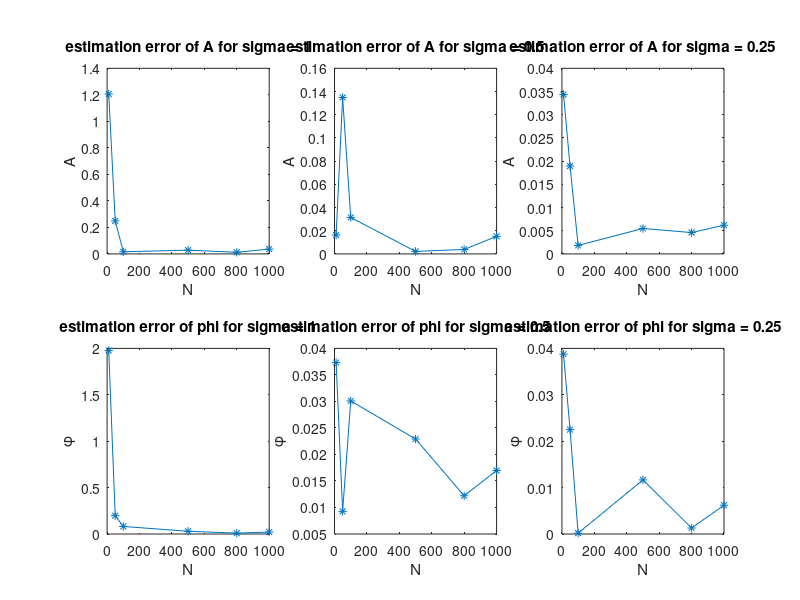
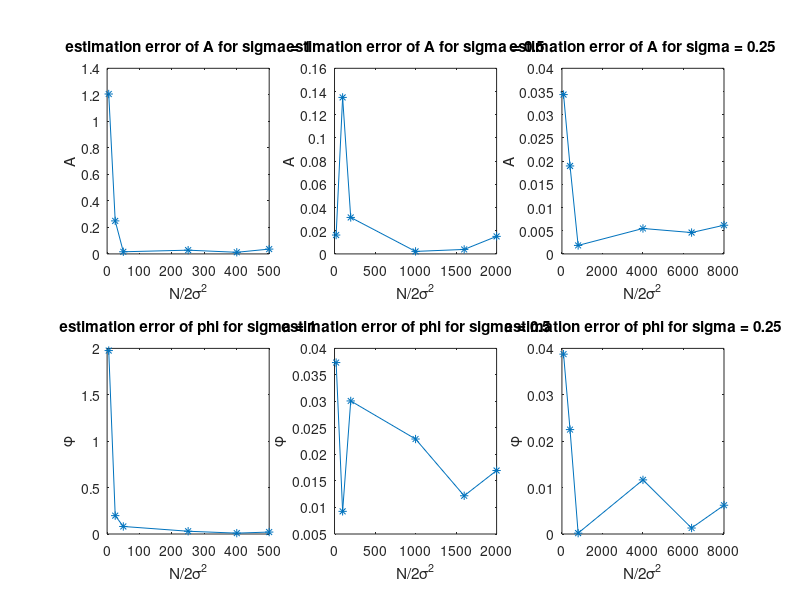
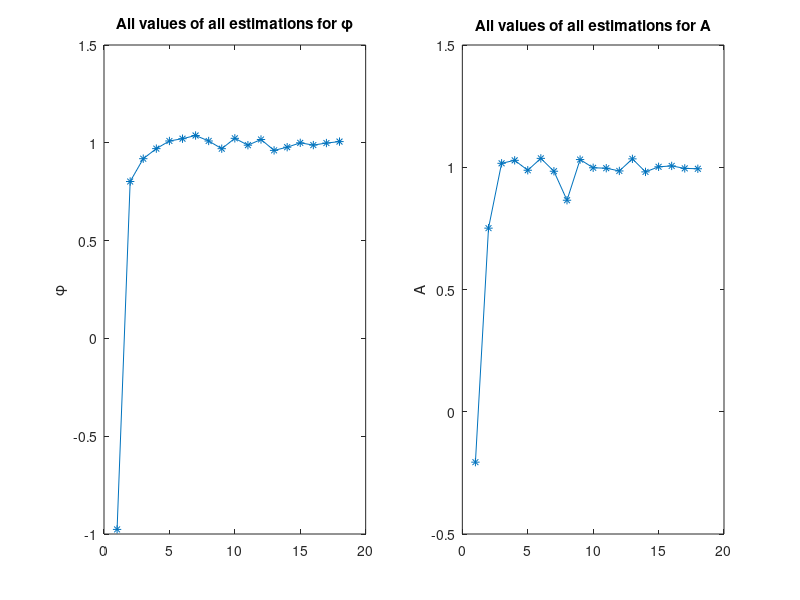
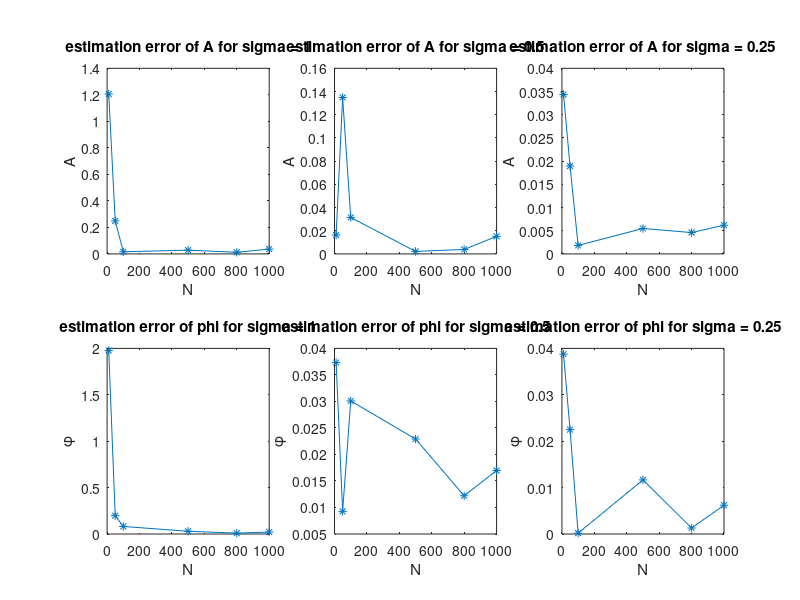

These figures' MATLAB source, in order:
 %-------------------------%
 %
 %    TP ESTIMATION
 %
 %-------------------------%

 close all
 clc
 clear all


A = 1;
phi = 1;
fo = 0.25;
sigma = [1 0.5 0.25];
N = [10 50 100 500 800 1000];
k = 1;


for i = 1 : 3
    for j = 1 : 6
        t = (0:N(j)-1)';

        x = A*cos(2*pi*fo*t+phi)+ normrnd (0, sigma(i)^2, [size(t)]);

        A_ch= sum(x.*cos(2*pi*fo*t+phi))/sum(cos(2*pi*fo*t+phi).^2);
        phi_ch = atan2(sum(-x.*sin(2*pi*fo*t)),sum(x.*cos(2*pi*fo*t)));

        A_ch_v(k) = A_ch;
        phi_ch_v(k) = phi_ch;

        errA(i,j) = abs(A_ch - A);
        errPhi(i,j) = abs(phi_ch - phi);
        k = k +1;
       % f(i,j) = N(j)/(2*sigma(i)^2);
    end
  
end

mean(A_ch_v)
mean(phi_ch_v)



figure(1)
FigHandle = figure('Position', [100, 100, 1500, 895]);
subplot(2,3,1);
plot(N,errA(1,:),'-*');
title('estimation error of A for sigma = 1');
xlabel('N')
ylabel('A')
subplot(2,3,4);
plot(N,errPhi(1,:),'-*');
title('estimation error of phi for sigma = 1');
xlabel('N')
ylabel('\phi')
subplot(2,3,2);
plot(N,errA(2,:),'-*');
title('estimation error of A for sigma = 0.5');
xlabel('N')
ylabel('A')
subplot(2,3,5);
plot(N,errPhi(2,:),'-*');
title('estimation error of phi for sigma = 0.5');
xlabel('N')
ylabel('\phi')
subplot(2,3,3);
plot(N,errA(3,:),'-*');
title('estimation error of A for sigma = 0.25');
xlabel('N')
ylabel('A')
subplot(2,3,6);
plot(N,errPhi(3,:),'-*');
title('estimation error of phi for sigma = 0.25');
xlabel('N')
ylabel('\phi')

figure(2)
FigHandle = figure('Position', [100, 100, 1500, 895]);
subplot(2,3,1);
plot(N/(2*sigma(1)^2),errA(1,:),'-*');
title('estimation error of A for sigma = 1');
xlabel('N/2\sigma^2')
ylabel('A')
subplot(2,3,4);
plot(N/(2*sigma(1)^2),errPhi(1,:),'-*');
title('estimation error of phi for sigma = 1');
xlabel('N/2\sigma^2')
ylabel('\phi')
subplot(2,3,2);
plot(N/(2*sigma(2)^2),errA(2,:),'-*');
title('estimation error of A for sigma = 0.5');
xlabel('N/2\sigma^2')
ylabel('A')
subplot(2,3,5);
plot(N/(2*sigma(2)^2),errPhi(2,:),'-*');
title('estimation error of phi for sigma = 0.5');
xlabel('N/2\sigma^2')
ylabel('\phi')
subplot(2,3,3);
plot(N/(2*sigma(3)^2),errA(3,:),'-*');
title('estimation error of A for sigma = 0.25');
xlabel('N/2\sigma^2')
ylabel('A')
subplot(2,3,6);
plot(N/(2*sigma(3)^2),errPhi(3,:),'-*');
xlabel('N/2\sigma^2')
ylabel('\phi')
title('estimation error of phi for sigma = 0.25');

figure(3);
FigHandle = figure('Position', [100, 100, 800, 200]);
subplot(1,2,1);
plot(phi_ch_v,'-*');
title('All values of all estimations for \phi');
ylabel('\phi')
subplot(1,2,2);
plot(A_ch_v,'-*');
title('All values of all estimations for A');
ylabel('A')





%% DOCUMENTATION

h = get(0,'children');
for i=length(h):-1:1
  saveas(h(i), ['1000_' num2str(length(h)+1-i)], 'png');
end



%% Example pour N = 2000

disp('example pour N = 2000')
pause()

close all
 clc
 clear all


A = 1;
phi = 1;
fo = 0.25;
sigma = [0.25 0.5 1];
N = [10 50 100 500 800 2000];
k = 1;


for i = 1 : 3
    for j = 1 : 6
        t = (0:N(j)-1)';

        x = A*cos(2*pi*fo*t+phi)+ normrnd (0, sigma(i)^2, [size(t)]);

        A_ch= sum(x.*cos(2*pi*fo*t+phi))/sum(cos(2*pi*fo*t+phi).^2);
        phi_ch = atan2(sum(-x.*sin(2*pi*fo*t)),sum(x.*cos(2*pi*fo*t)));

        A_ch_v(k) = A_ch;
        phi_ch_v(k) = phi_ch;

        errA(i,j) = abs(A_ch - A);
        errPhi(i,j) = abs(phi_ch - phi);
        k = k +1;
       % f(i,j) = N(j)/(2*sigma(i)^2);
    end
  
end

mean(A_ch_v)
mean(phi_ch_v)



figure(5)
FigHandle = figure('Position', [100, 100, 1500, 895]);
subplot(2,3,1);
plot(N,errA(1,:),'-*');
title('estimation error of A for sigma = 1');
xlabel('N')
ylabel('A')
subplot(2,3,4);
plot(N,errPhi(1,:),'-*');
title('estimation error of phi for sigma = 1');
xlabel('N')
ylabel('\phi')
subplot(2,3,2);
plot(N,errA(2,:),'-*');
title('estimation error of A for sigma = 0.5');
xlabel('N')
ylabel('A')
subplot(2,3,5);
plot(N,errPhi(2,:),'-*');
title('estimation error of phi for sigma = 0.5');
xlabel('N')
ylabel('\phi')
subplot(2,3,3);
plot(N,errA(3,:),'-*');
title('estimation error of A for sigma = 0.25');
xlabel('N')
ylabel('A')
subplot(2,3,6);
plot(N,errPhi(3,:),'-*');
title('estimation error of phi for sigma = 0.25');
xlabel('N')
ylabel('\phi')

figure(6)
FigHandle = figure('Position', [100, 100, 1500, 895]);
subplot(2,3,1);
plot(N/(2*sigma(1)^2),errA(1,:),'-*');
title('estimation error of A for sigma = 1');
xlabel('N/2\sigma^2')
ylabel('A')
subplot(2,3,4);
plot(N/(2*sigma(1)^2),errPhi(1,:),'-*');
title('estimation error of phi for sigma = 1');
xlabel('N/2\sigma^2')
ylabel('\phi')
subplot(2,3,2);
plot(N/(2*sigma(2)^2),errA(2,:),'-*');
title('estimation error of A for sigma = 0.5');
xlabel('N/2\sigma^2')
ylabel('A')
subplot(2,3,5);
plot(N/(2*sigma(2)^2),errPhi(2,:),'-*');
title('estimation error of phi for sigma = 0.5');
xlabel('N/2\sigma^2')
ylabel('\phi')
subplot(2,3,3);
plot(N/(2*sigma(3)^2),errA(3,:),'-*');
title('estimation error of A for sigma = 0.25');
xlabel('N/2\sigma^2')
ylabel('A')
subplot(2,3,6);
plot(N/(2*sigma(3)^2),errPhi(3,:),'-*');
xlabel('N/2\sigma^2')
ylabel('\phi')
title('estimation error of phi for sigma = 0.25');

figure(7);
FigHandle = figure('Position', [100, 100, 800, 200]);
subplot(1,2,1);
plot(phi_ch_v,'-*');
title('All values of all estimations for \phi');
ylabel('\phi')
subplot(1,2,2);
plot(A_ch_v,'-*');
title('All values of all estimations for A');
ylabel('A')




h = get(0,'children');
for i=length(h):-1:1
  saveas(h(i), ['2000_' num2str(length(h)+1-i)], 'png');
end



